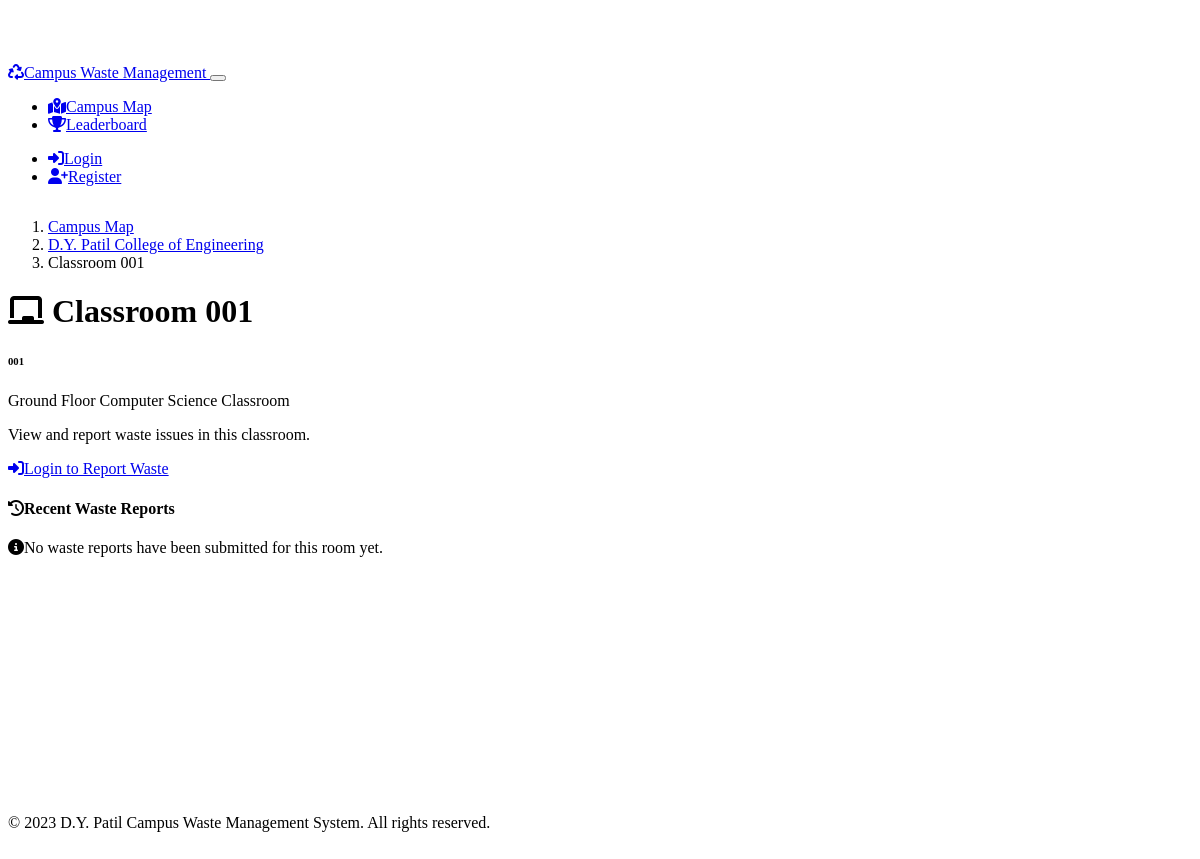
The app's page /room/1, older data.
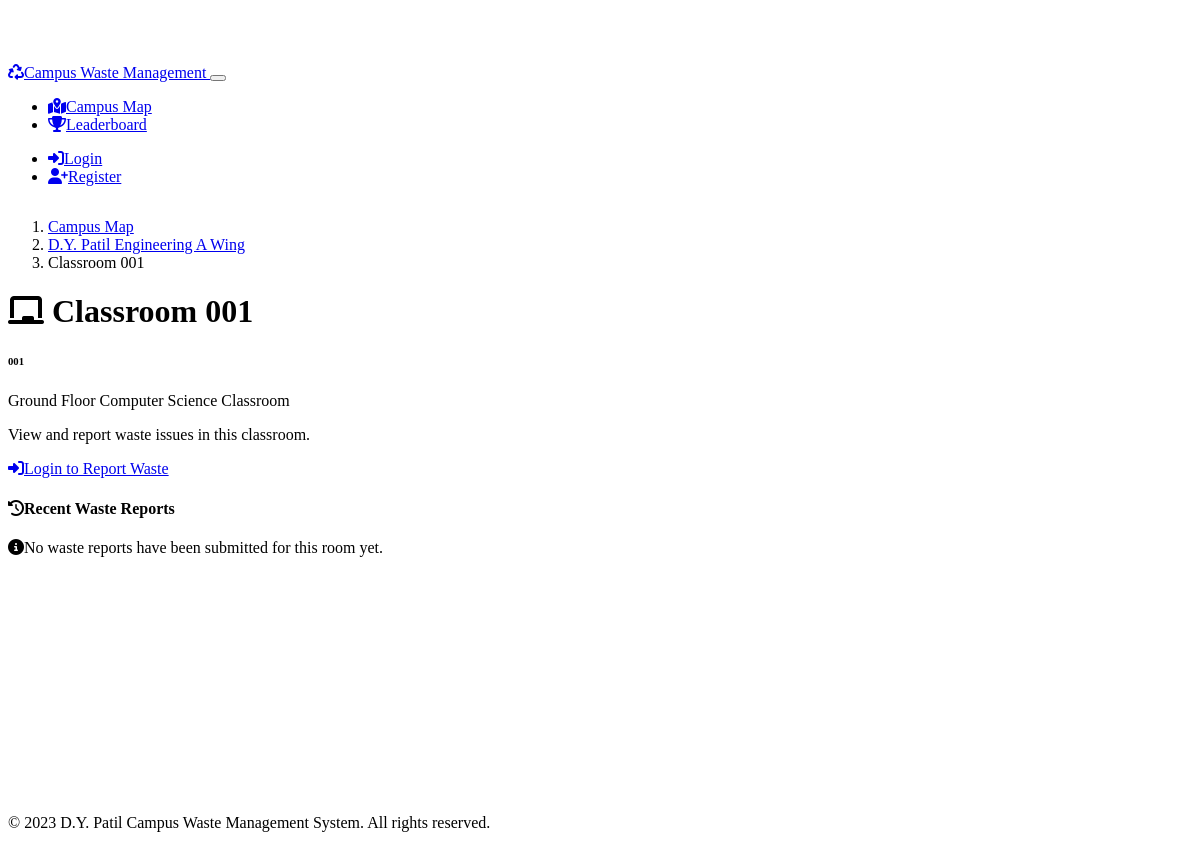
The same page, newer data.
### models.py (models this page shows, shortened)
class Building(db.Model):
    id = db.Column(db.Integer, primary_key=True)
    name = db.Column(db.String(100), nullable=False)
    floors = db.relationship('Floor', backref='building', lazy='dynamic')

class Department(db.Model):
    id = db.Column(db.Integer, primary_key=True)
    name = db.Column(db.String(100), nullable=False)
    rooms = db.relationship('Room', backref='department', lazy='dynamic')

### app.py (the view)
@app.route('/room/<int:room_id>')
def room(room_id):
    room = Room.query.get_or_404(room_id)
    reports = WasteReport.query.filter_by(room_id=room_id).order_by(WasteReport.created_at.desc()).all()
    return render_template('room.html', room=room, reports=reports,
                          get_severity_badge_class=get_severity_badge_class,
                          get_waste_type_icon=get_waste_type_icon,
                          get_status_badge_class=get_status_badge_class)

### templates/room.html (shortened to what the changed rows need)
{% extends 'base.html' %}
{% block content %}
<div class="row mb-4">
    <div class="col-12">
        <nav aria-label="breadcrumb">
            <ol class="breadcrumb">
                <li class="breadcrumb-item"><a href="{{ url_for('building', building_id=room.floor.building_id) }}">{{ room.floor.building.name }}</a></li>
            </ol>
        </nav>
        <div class="card mb-4">
            <div class="card-body">
                <div class="row">
                    <div class="col-md-8">
                        <h1 class="card-title">
                            {% if room.room_type == 'classroom' %}
                            <i class="fas fa-chalkboard me-2"></i>
                            {% else %}
                            <i class="fas fa-flask me-2"></i>
                            {% endif %}
                            {{ room.name }}
                        </h1>
                        <div class="mb-3">
                            <span class="badge bg-primary me-2">{{ room.floor.name }}</span>
                            <span class="badge bg-info me-2">{{ room.department.name }}</span>
                            <span class="badge bg-secondary me-2">{{ room.room_type|capitalize }}</span>
                        </div>
                    </div>
                </div>
            </div>
        </div>
    </div>
</div>
{% endblock %}

Row changes from the older to the newer data that the page shows:
changed Building: floor.building.name "D.Y. Patil College of Engineering" → "D.Y. Patil Engineering A Wing"
